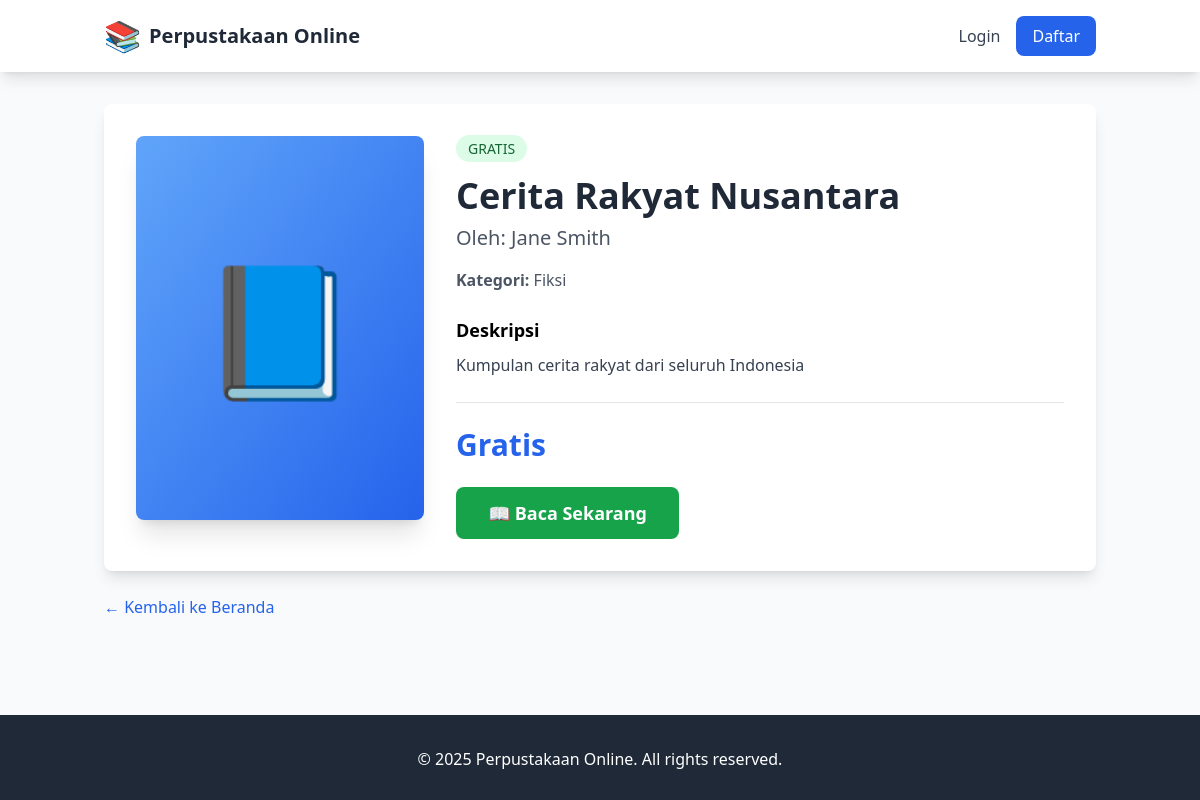
The app's page /book-detail.php?id=2 with its own data.
### tables this page shows
CREATE TABLE `books` (
  `id` int NOT NULL,
  `title` varchar(255) NOT NULL,
  `author` varchar(100) NOT NULL,
  `description` text,
  `cover_image` varchar(255) DEFAULT NULL,
  `content` text,
  `price` decimal(10,2) DEFAULT '0.00',
  `category_id` int DEFAULT NULL,
  `is_free` tinyint(1) DEFAULT '0',
  `created_at` timestamp NULL DEFAULT CURRENT_TIMESTAMP
);

CREATE TABLE `categories` (
  `id` int NOT NULL,
  `name` varchar(100) NOT NULL,
  `description` text,
  `created_at` timestamp NULL DEFAULT CURRENT_TIMESTAMP
);

### functions.php (called while the page is built, shortened)
<?php
function isLoggedIn() {
    return isset($_SESSION['user_id']) && !empty($_SESSION['user_id']);
}

### book-detail.php (the view, shortened to what this page needs)
<?php
require_once 'config.php';
require_once 'functions.php';
$book_id = isset($_GET['id']) ? (int)$_GET['id'] : 0;
$query = "SELECT b.*, c.name as category_name FROM books b
          LEFT JOIN categories c ON b.category_id = c.id
          WHERE b.id = ?";
$stmt = mysqli_prepare($conn, $query);
mysqli_stmt_bind_param($stmt, "i", $book_id);
mysqli_stmt_execute($stmt);
$result = mysqli_stmt_get_result($stmt);
$book = mysqli_fetch_assoc($result);
?>
<!DOCTYPE html>
<html lang="id">
<head>
    <script src="https://cdn.tailwindcss.com"></script>
</head>
<body class="bg-gray-50">
    <nav class="bg-white shadow-lg">
        <div class="container mx-auto px-4">
            <div class="flex justify-between items-center py-4">
                <a href="index.php" class="flex items-center space-x-2">
                    <span class="text-3xl">📚</span>
                    <span class="text-xl font-bold text-gray-800">Perpustakaan Online</span>
                </a>
                <div class="flex items-center space-x-4">
                    <?php if (isLoggedIn()): ?>
                        <a href="subscription.php" class="text-blue-600 hover:text-blue-800 font-semibold">⭐ Langganan</a>
                        <a href="my-books.php" class="text-gray-700 hover:text-gray-900">Buku Saya</a>
                        <span class="text-gray-700"><?php echo $_SESSION['full_name']; ?></span>
                        <a href="logout.php" class="text-red-600 hover:text-red-800">Logout</a>
                    <?php else: ?>
                        <a href="login.php" class="text-gray-700 hover:text-gray-900">Login</a>
                        <a href="register.php" class="bg-blue-600 text-white px-4 py-2 rounded-lg hover:bg-blue-700">Daftar</a>
                    <?php endif; ?>
                </div>
            </div>
        </div>
    </nav>
    <div class="container mx-auto px-4 py-8">
        <div class="bg-white rounded-lg shadow-lg p-8">
            <div class="grid grid-cols-1 md:grid-cols-3 gap-8">
                <div class="md:col-span-1">
                    <div class="bg-gradient-to-br from-blue-400 to-blue-600 rounded-lg h-96 flex items-center justify-center text-white text-9xl shadow-xl">
                        📘
                    </div>
                </div>
                <div class="md:col-span-2">
                    <?php if ($book['is_free']): ?>
                        <span class="bg-green-100 text-green-800 text-sm px-3 py-1 rounded-full">GRATIS</span>
                    <?php else: ?>
                        <span class="bg-blue-100 text-blue-800 text-sm px-3 py-1 rounded-full">PREMIUM</span>
                    <?php endif; ?>
                    <h1 class="text-4xl font-bold text-gray-800 mt-4 mb-2"><?php echo htmlspecialchars($book['title']); ?></h1>
                    <p class="text-xl text-gray-600 mb-4">Oleh: <?php echo htmlspecialchars($book['author']); ?></p>
                    <div class="flex items-center space-x-4 mb-6">
                        <span class="text-gray-600">
                            <strong>Kategori:</strong> <?php echo htmlspecialchars($book['category_name']); ?>
                        </span>
                    </div>
                    <div class="mb-6">
                        <h3 class="font-bold text-lg mb-2">Deskripsi</h3>
                        <p class="text-gray-700 leading-relaxed"><?php echo nl2br(htmlspecialchars($book['description'])); ?></p>
                    </div>
                    <div class="border-t pt-6">
                        <p class="text-3xl font-bold text-blue-600 mb-6">
                            <?php echo $book['is_free'] ? 'Gratis' : formatRupiah($book['price']); ?>
                        </p>
                        <?php if ($book['is_free']): ?>
                            <a href="read-book.php?id=<?php echo $book['id']; ?>"
                               class="inline-block bg-green-600 text-white px-8 py-3 rounded-lg hover:bg-green-700 font-semibold text-lg">
                                📖 Baca Sekarang
                            </a>
                        <?php endif; ?>
                    </div>
                </div>
            </div>
        </div>
        <div class="mt-6">
            <a href="index.php" class="text-blue-600 hover:underline">← Kembali ke Beranda</a>
        </div>
    </div>
    <footer class="bg-gray-800 text-white py-8 mt-16">
        <div class="container mx-auto px-4 text-center">
            <p>&copy; 2025 Perpustakaan Online. All rights reserved.</p>
        </div>
    </footer>
</body>
</html>

### records on screen
books: title "Cerita Rakyat Nusantara", author "Jane Smith", category.name "Fiksi", description "Kumpulan cerita rakyat dari seluruh Indonesia"
